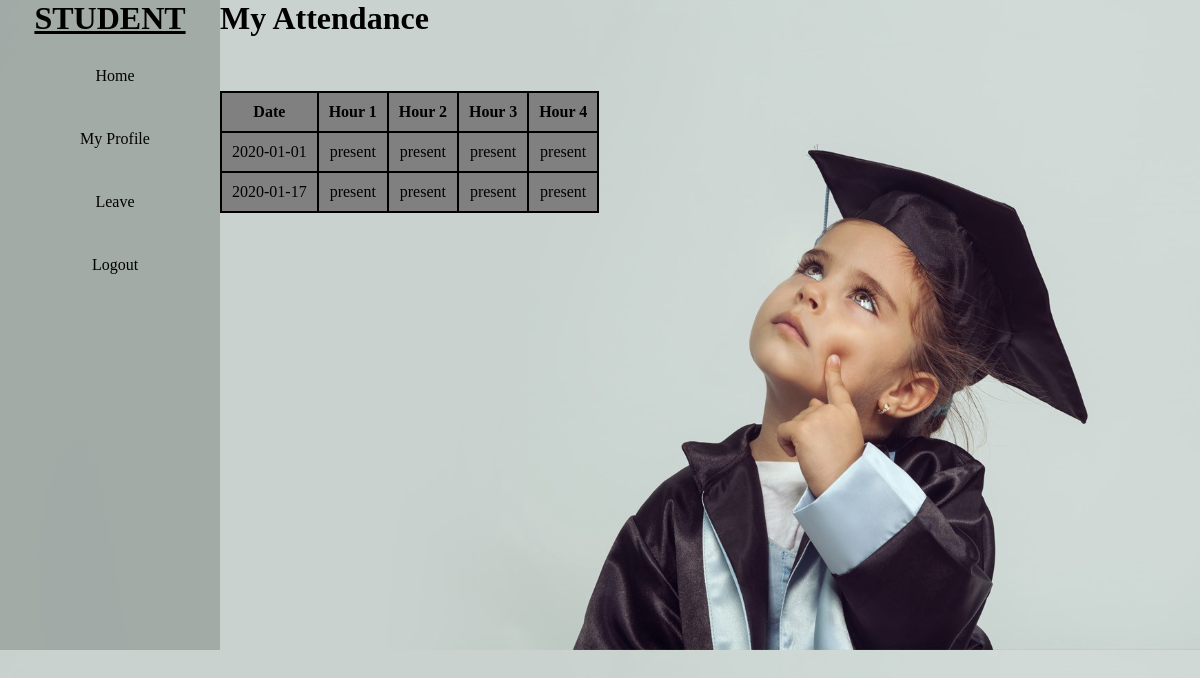
Screenshot of /viewmyattndc.php (signed in) with the database file from the repository.
### tables this page shows
CREATE TABLE `attendance` (
  `id` int(11) NOT NULL,
  `Date` date NOT NULL,
  `Sid` int(11) NOT NULL,
  `Name` varchar(30) NOT NULL,
  `Batch` varchar(20) NOT NULL,
  `Status_h1` varchar(10) DEFAULT NULL,
  `Status_h2` varchar(10) DEFAULT NULL,
  `Status_h3` varchar(10) DEFAULT NULL,
  `Status_h4` varchar(10) DEFAULT NULL
);

### viewmyattndc.php (the view, shortened to what this page needs)
<!DOCTYPE html>
<html>
	<head>
		<link rel="stylesheet" href="css/style.css">
	</head>
	<body class="bi">
		<div class="display">
		<div class="navbar">
			<h1><u>STUDENT</u></h1>
			<ul>
				<li> <a href="studenthome.php">Home</a></li>
				<li> <a href="#">My Profile</a>
				</li>
				<li> <a href="#">Leave</a>
				</li>
				<li><a href="login.php">Logout</a></li>
			</ul>
		</div>
		<div>
			<h1>My Attendance</h1><br><br><br>
			<table>
				<thead>
					<tr>
						<th>Date</th>
						<th>Hour 1</th>
						<th>Hour 2</th>
						<th>Hour 3</th>
						<th>Hour 4</th>
					</tr>
				</thead>
				<tbody>
					<?php
					require_once 'connection.php';
					$var=$_SESSION['Sid'];
					$sql="select * from attendance where Sid=$var";
			 		$result=mysqli_query($conn,$sql);
					while($row=mysqli_fetch_assoc($result))
					{
				?>
				<tr>
						<td><?php echo $row['Date'];?></td>
						<td><?php echo $row['Status_h1'];?></td>
						<td><?php echo $row['Status_h2'];?></td>
						<td><?php echo $row['Status_h3'];?></td>
						<td><?php echo $row['Status_h4'];?></td>
						</tr>
				<?php
					}
				?>
				</tbody>
			</table>
		</div>
	</div>
	</body>
</html>

### css/style.css (style rules this page uses)
* { margin:0px; padding:0px; box-sizing:border-box; }
.bi { background-image:url("../img/2.jpeg"); background-size:cover; }
.navbar { text-align:center; background-color:rgba(38, 39, 35, 0.233); width:220px; height:650px; }
.navbar ul { list-style:none; display:block; }
.navbar ul li { text-align:center; width:200px; padding:15px; margin:15px; border-radius: 10px; }
.navbar ul li a { text-decoration:none; color:black; }
.display { display: inline-flex; }

### viewmyattndc.php (style rules this page uses)
table,th,td { border:2px solid black; border-collapse:collapse;background-color:grey;text-align:center;padding:10px; }

### rows the page displays
attendance: Date "2020-01-01", Status_h1 "present", Status_h2 "present", Status_h3 "present", Status_h4 "present"
attendance: Date "2020-01-17", Status_h1 "present", Status_h2 "present", Status_h3 "present", Status_h4 "present"
